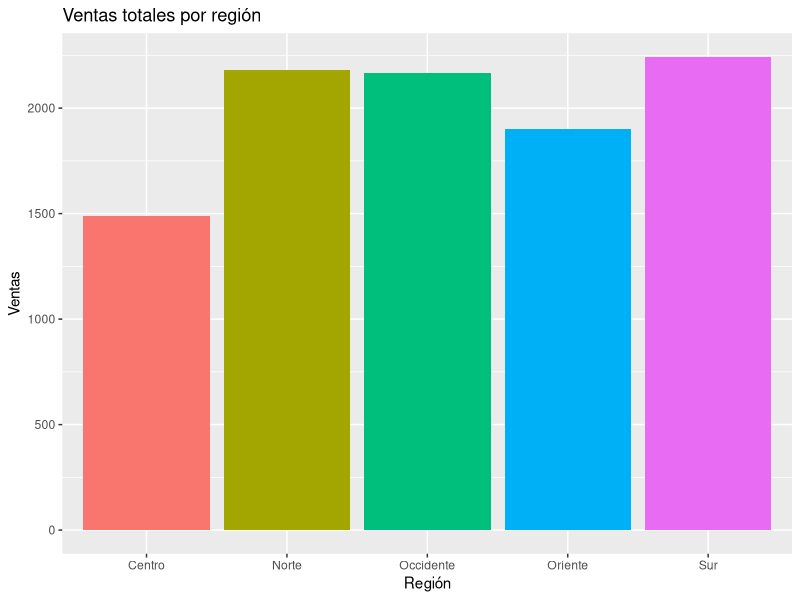
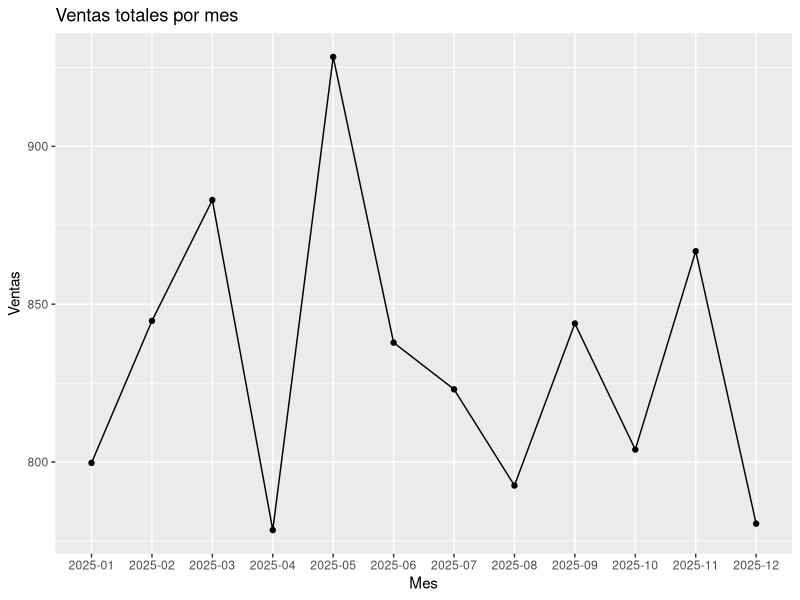

These figures' R source, in order:
# Script R: Dashboard de ventas
# Lee ventas.csv y genera dos gráficos PNG con ggplot2

# Cargar librería
library(ggplot2)

# Leer datos
ventas <- read.csv("ventas.csv", stringsAsFactors = FALSE)

# ============================================================
# Gráfico 1: Barras de ventas totales por región
# ============================================================
ventas_por_region <- aggregate(ventas ~ region, data = ventas, FUN = sum)

p1 <- ggplot(ventas_por_region, aes(x = region, y = ventas, fill = region)) +
  geom_bar(stat = "identity") +
  labs(title = "Ventas totales por región",
       x = "Región",
       y = "Ventas") +
  theme(legend.position = "none")

ggsave("dashboard_r_barras.png", plot = p1, width = 8, height = 5, dpi = 150)

# ============================================================
# Gráfico 2: Línea de ventas totales por mes
# ============================================================
ventas_por_mes <- aggregate(ventas ~ mes, data = ventas, FUN = sum)

p2 <- ggplot(ventas_por_mes, aes(x = mes, y = ventas, group = 1)) +
  geom_line() +
  geom_point() +
  labs(title = "Ventas totales por mes",
       x = "Mes",
       y = "Ventas")

ggsave("dashboard_r_linea.png", plot = p2, width = 8, height = 5, dpi = 150)

cat("Scripts ejecutados correctamente.\n")
cat("Se generaron: dashboard_r_barras.png y dashboard_r_linea.png\n")
